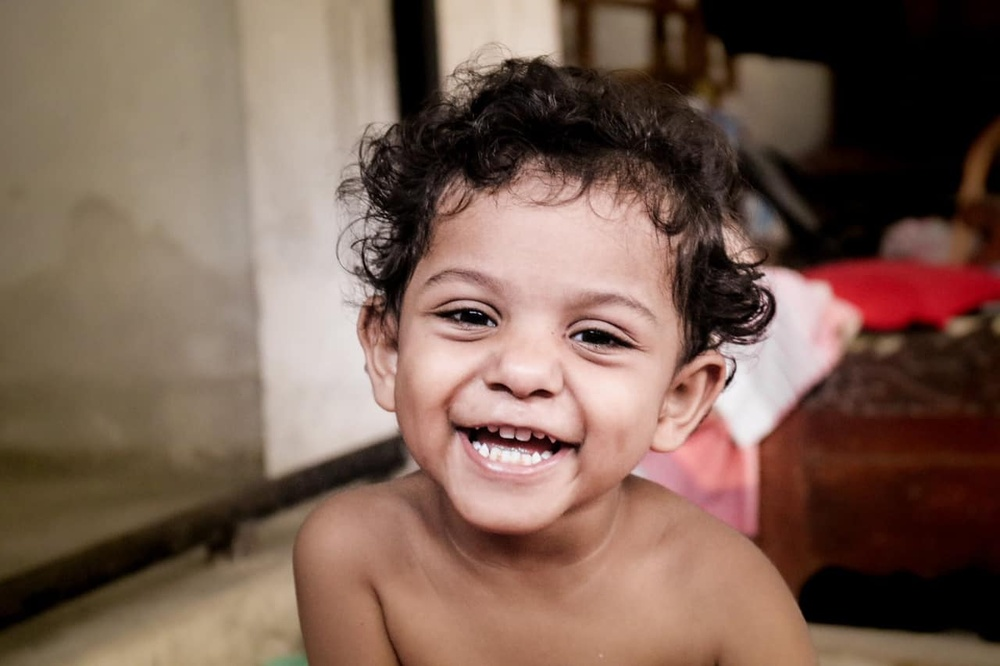
%> input picture babu.jpg, 1000 x 666 px, shrunk from 1280 x 852 before the run
$ octave divide4part.m   (GNU Octave 9; MATLAB toolbox functions it lacks are replaced by stand-ins)
%> lines starting %> are read from the running program, lines starting %| are printed output that depends on the picture
img=imread('babu.jpg');
%> img is the input picture: size 666x1000x3 uint8; mean R, G, B 123.2, 96.9, 83.8
subplot(2,3,1),imshow(img),title('original source');
[r c d]=size(img);
%> r = 666; c = 1000; d = 3
c1=1;
c2=floor(c/2);
%> c2 = 500
c3=c2+1;
%> c3 = 501
r1=1;
r2=floor(r/2);
%> r2 = 333
r3=r2+1;
%> r3 = 334

upperleft=imcrop(img,[c1 r1 c2 r2]);
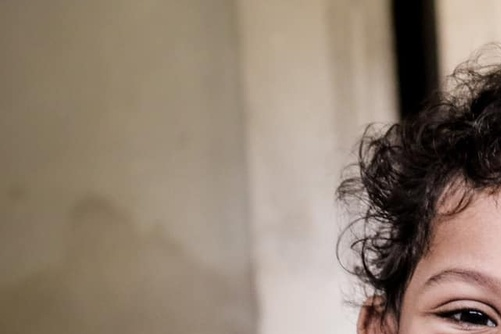
%> upperleft: size 334x501x3 uint8; mean R, G, B 144.1, 127.7, 112
upperright=imcrop(img,[c3 r1 c - c2 r2]);
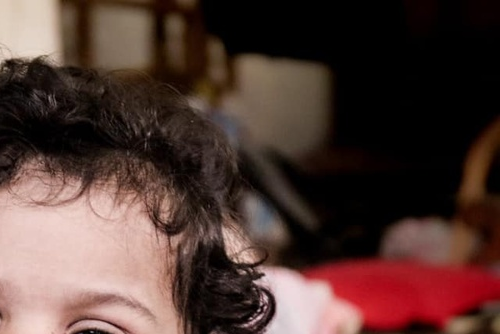
%> upperright: size 334x500x3 uint8; mean R, G, B 83.1, 58.8, 53.2
lowerleft=imcrop(img,[c1 r3 c2 r2]);
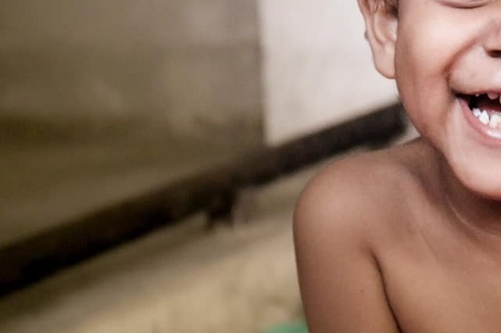
%> lowerleft: size 333x501x3 uint8; mean R, G, B 132.6, 107.5, 88.4
lowerright=imcrop(img,[c3 r3 c - c2 r - r2]);
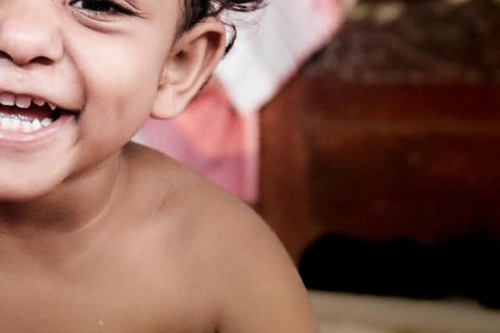
%> lowerright: size 333x500x3 uint8; mean R, G, B 133.2, 93.9, 82

subplot(2,3,2),imshow(upperleft),title('upper left');
subplot(2,3,3),imshow(upperright),title('upper right');
subplot(2,3,5),imshow(lowerleft),title('lower left');
subplot(2,3,6),imshow(lowerright),title('lower right');

$ run again, with 10.jpg copied over babu.jpg
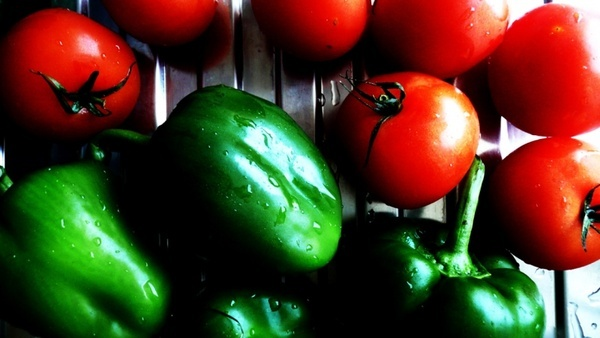
%> input picture 10.jpg, 600 x 338 px
%> img is the input picture: size 338x600x3 uint8; mean R, G, B 79.1, 57.8, 33.3
%> `lowerleft=imcrop(img,[c1 r3 c2 r2]);`:
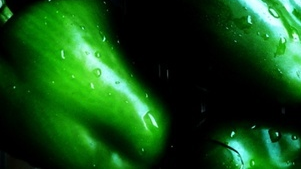
%> lowerleft: size 169x301x3 uint8; mean R, G, B 18.5, 75.3, 21.6
%> `lowerright=imcrop(img,[c3 r3 c - c2 r - r2]);`:
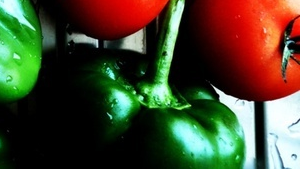
%> lowerright: size 169x300x3 uint8; mean R, G, B 70.6, 69.2, 43.9

$ run again, with 11.jpg copied over babu.jpg
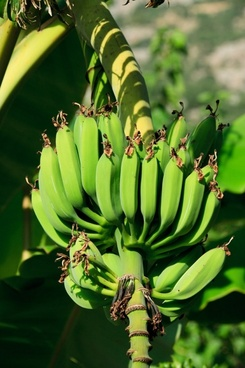
%> input picture 11.jpg, 245 x 368 px
%> img is the input picture: size 368x245x3 uint8; mean R, G, B 79.7, 106.9, 42.6
%> `lowerleft=imcrop(img,[c1 r3 c2 r2]);`:
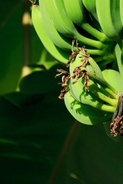
%> lowerleft: size 184x123x3 uint8; mean R, G, B 49.5, 79.6, 25.6
%> `lowerright=imcrop(img,[c3 r3 c - c2 r - r2]);`:
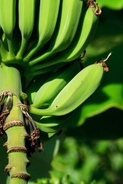
%> lowerright: size 184x123x3 uint8; mean R, G, B 71.6, 104.7, 34
